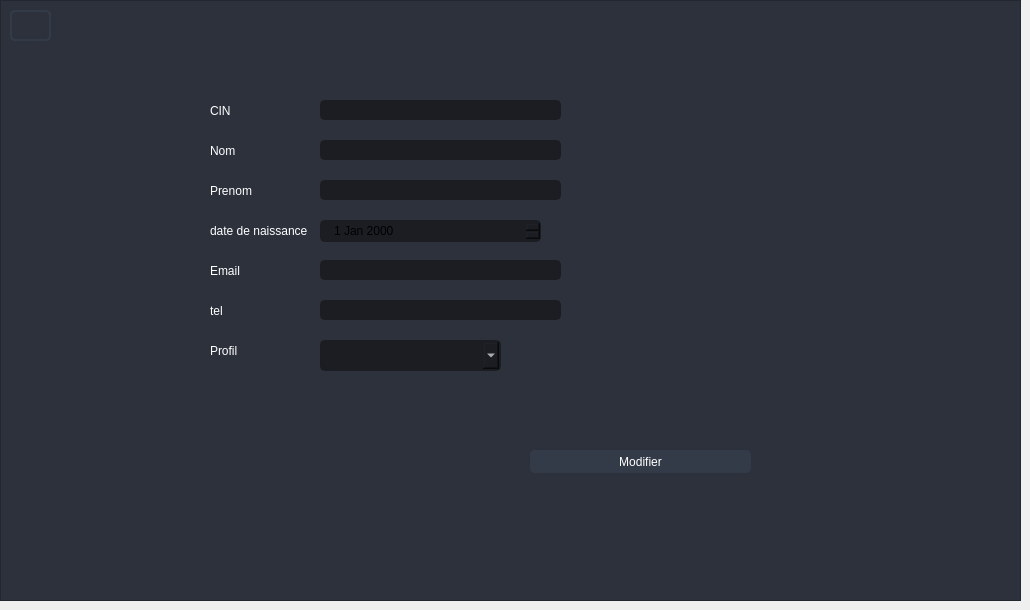
                    <widget class="QWidget" name="tab_3">
                     <attribute name="title">
                      <string>Modifier agent</string>
                     </attribute>
                     <widget class="QFrame" name="frame_6">
                      <property name="geometry">
                       <rect>
                        <x>0</x>
                        <y>0</y>
                        <width>1021</width>
                        <height>601</height>
                       </rect>
                      </property>
                      <property name="styleSheet">
                       <string notr="true">background-color: rgb(44, 49, 60);</string>
                      </property>
                      <property name="frameShape">
                       <enum>QFrame::StyledPanel</enum>
                      </property>
                      <property name="frameShadow">
                       <enum>QFrame::Raised</enum>
                      </property>
                      <widget class="QLabel" name="label_19">
                       <property name="geometry">
                        <rect>
                         <x>210</x>
                         <y>140</y>
                         <width>101</width>
                         <height>21</height>
                        </rect>
                       </property>
                       <property name="styleSheet">
                        <string notr="true">color: rgb(255, 255, 255);</string>
                       </property>
                       <property name="text">
                        <string>Nom</string>
                       </property>
                      </widget>
                      <widget class="QLabel" name="label_20">
                       <property name="geometry">
                        <rect>
                         <x>210</x>
                         <y>260</y>
                         <width>101</width>
                         <height>21</height>
                        </rect>
                       </property>
                       <property name="styleSheet">
                        <string notr="true">color: rgb(255, 255, 255);</string>
                       </property>
                       <property name="text">
                        <string>Email</string>
                       </property>
                      </widget>
                      <widget class="QComboBox" name="comboBox_2">
                       <property name="geometry">
                        <rect>
                         <x>320</x>
                         <y>340</y>
                         <width>181</width>
                         <height>31</height>
                        </rect>
                       </property>
                       <property name="styleSheet">
                        <string notr="true">QComboBox{
	background-color: rgb(27, 29, 35);
	border-radius: 5px;
	border: 2px solid rgb(27, 29, 35);
	padding: 5px;
	padding-left: 10px;
	color: rgb(255, 255, 255);
	font: 10pt &quot;Segoe UI&quot;;
}
QComboBox:hover{
	border: 2px solid rgb(64, 71, 88);
}
QComboBox QAbstractItemView {
	color: rgb(85, 170, 255);	
	background-color: rgb(27, 29, 35);
	padding: 10px;
	selection-background-color: rgb(39, 44, 54);
}</string>
                       </property>
                      </widget>
                      <widget class="QLineEdit" name="nom_m">
                       <property name="geometry">
                        <rect>
                         <x>320</x>
                         <y>140</y>
                         <width>241</width>
                         <height>20</height>
                        </rect>
                       </property>
                       <property name="styleSheet">
                        <string notr="true">QLineEdit {
	background-color: rgb(27, 29, 35);
	border-radius: 5px;
	border: 2px solid rgb(27, 29, 35);
	padding-left: 10px;
}
QLineEdit:hover {
	border: 2px solid rgb(64, 71, 88);
}
QLineEdit:focus {
	border: 2px solid rgb(91, 101, 124);
}</string>
                       </property>
                      </widget>
                      <widget class="QPushButton" name="pushButton_12">
                       <property name="geometry">
                        <rect>
                         <x>530</x>
                         <y>450</y>
                         <width>221</width>
                         <height>23</height>
                        </rect>
                       </property>
                       <property name="styleSheet">
                        <string notr="true">QPushButton {
	color: rgb(255, 255, 255);
	border: 2px solid rgb(52, 59, 72);
	font: 9pt &quot;Segoe UI&quot;;
	border-radius: 5px;	
	background-color: rgb(52, 59, 72);
}
QPushButton:hover {
	background-color: rgb(57, 65, 80);
	border: 2px solid rgb(61, 70, 86);
	background-image: url(:/16x16/icons/16x16/cil-equalizer.png);
	background-position: right center;
    background-repeat: no-repeat;
}
QPushButton:pressed {	
	background-color: rgb(35, 40, 49);
	border: 2px solid rgb(43, 50, 61);
}</string>
                       </property>
                       <property name="text">
                        <string>Modifier</string>
                       </property>
                      </widget>
                      <widget class="QLineEdit" name="CIN_m">
                       <property name="geometry">
                        <rect>
                         <x>320</x>
                         <y>100</y>
                         <width>241</width>
                         <height>20</height>
                        </rect>
                       </property>
                       <property name="styleSheet">
                        <string notr="true">QLineEdit {
	background-color: rgb(27, 29, 35);
	border-radius: 5px;
	border: 2px solid rgb(27, 29, 35);
	padding-left: 10px;
}
QLineEdit:hover {
	border: 2px solid rgb(64, 71, 88);
}
QLineEdit:focus {
	border: 2px solid rgb(91, 101, 124);
}</string>
                       </property>
                      </widget>
                      <widget class="QLineEdit" name="prenom_m">
                       <property name="geometry">
                        <rect>
                         <x>320</x>
                         <y>180</y>
                         <width>241</width>
                         <height>20</height>
                        </rect>
                       </property>
                       <property name="styleSheet">
                        <string notr="true">QLineEdit {
	background-color: rgb(27, 29, 35);
	border-radius: 5px;
	border: 2px solid rgb(27, 29, 35);
	padding-left: 10px;
}
QLineEdit:hover {
	border: 2px solid rgb(64, 71, 88);
}
QLineEdit:focus {
	border: 2px solid rgb(91, 101, 124);
}</string>
                       </property>
                      </widget>
                      <widget class="QLabel" name="label_21">
                       <property name="geometry">
                        <rect>
                         <x>210</x>
                         <y>300</y>
                         <width>101</width>
                         <height>21</height>
                        </rect>
                       </property>
                       <property name="styleSheet">
                        <string notr="true">color: rgb(255, 255, 255);</string>
                       </property>
                       <property name="text">
                        <string>tel</string>
                       </property>
                      </widget>
                      <widget class="QLabel" name="label_22">
                       <property name="geometry">
                        <rect>
                         <x>210</x>
                         <y>220</y>
                         <width>101</width>
                         <height>21</height>
                        </rect>
                       </property>
                       <property name="styleSheet">
                        <string notr="true">color: rgb(255, 255, 255);</string>
                       </property>
                       <property name="text">
                        <string>date de naissance</string>
                       </property>
                      </widget>
                      <widget class="QLineEdit" name="email_m">
                       <property name="geometry">
                        <rect>
                         <x>320</x>
                         <y>260</y>
                         <width>241</width>
                         <height>20</height>
                        </rect>
                       </property>
                       <property name="styleSheet">
                        <string notr="true">QLineEdit {
	background-color: rgb(27, 29, 35);
	border-radius: 5px;
	border: 2px solid rgb(27, 29, 35);
	padding-left: 10px;
}
QLineEdit:hover {
	border: 2px solid rgb(64, 71, 88);
}
QLineEdit:focus {
	border: 2px solid rgb(91, 101, 124);
}</string>
                       </property>
                      </widget>
                      <widget class="QLineEdit" name="tel_m">
                       <property name="geometry">
                        <rect>
                         <x>320</x>
                         <y>300</y>
                         <width>241</width>
                         <height>20</height>
                        </rect>
                       </property>
                       <property name="styleSheet">
                        <string notr="true">QLineEdit {
	background-color: rgb(27, 29, 35);
	border-radius: 5px;
	border: 2px solid rgb(27, 29, 35);
	padding-left: 10px;
}
QLineEdit:hover {
	border: 2px solid rgb(64, 71, 88);
}
QLineEdit:focus {
	border: 2px solid rgb(91, 101, 124);
}</string>
                       </property>
                      </widget>
                      <widget class="QLabel" name="label_23">
                       <property name="geometry">
                        <rect>
                         <x>210</x>
                         <y>180</y>
                         <width>101</width>
                         <height>21</height>
                        </rect>
                       </property>
                       <property name="styleSheet">
                        <string notr="true">color: rgb(255, 255, 255);</string>
                       </property>
                       <property name="text">
                        <string>Prenom</string>
                       </property>
                      </widget>
                      <widget class="QLabel" name="label_24">
                       <property name="geometry">
                        <rect>
                         <x>210</x>
                         <y>100</y>
                         <width>101</width>
                         <height>21</height>
                        </rect>
                       </property>
                       <property name="styleSheet">
                        <string notr="true">color: rgb(255, 255, 255);</string>
                       </property>
                       <property name="text">
                        <string>CIN</string>
                       </property>
                      </widget>
                      <widget class="QLabel" name="label_25">
                       <property name="geometry">
                        <rect>
                         <x>210</x>
                         <y>340</y>
                         <width>101</width>
                         <height>21</height>
                        </rect>
                       </property>
                       <property name="styleSheet">
                        <string notr="true">color: rgb(255, 255, 255);</string>
                       </property>
                       <property name="text">
                        <string>Profil</string>
                       </property>
                      </widget>
                      <widget class="QDateEdit" name="date_m">
                       <property name="geometry">
                        <rect>
                         <x>320</x>
                         <y>220</y>
                         <width>221</width>
                         <height>22</height>
                        </rect>
                       </property>
                       <property name="styleSheet">
                        <string notr="true">QDateEdit {
	background-color: rgb(27, 29, 35);
	border-radius: 5px;
	border: 2px solid rgb(27, 29, 35);
	padding-left: 10px;
}
QDateEdit:hover {
	border: 2px solid rgb(64, 71, 88);
}
QDateEdit:focus {
	border: 2px solid rgb(91, 101, 124);
}</string>
                       </property>
                      </widget>
                      <widget class="QLabel" name="m1">
                       <property name="geometry">
                        <rect>
                         <x>570</x>
                         <y>100</y>
                         <width>21</width>
                         <height>21</height>
                        </rect>
                       </property>
                       <property name="text">
                        <string/>
                       </property>
                      </widget>
                      <widget class="QLabel" name="m2">
                       <property name="geometry">
                        <rect>
                         <x>570</x>
                         <y>140</y>
                         <width>21</width>
                         <height>21</height>
                        </rect>
                       </property>
                       <property name="text">
                        <string/>
                       </property>
                      </widget>
                      <widget class="QLabel" name="m3">
                       <property name="geometry">
                        <rect>
                         <x>570</x>
                         <y>180</y>
                         <width>21</width>
                         <height>21</height>
                        </rect>
                       </property>
                       <property name="text">
                        <string/>
                       </property>
                      </widget>
                      <widget class="QLabel" name="m4">
                       <property name="geometry">
                        <rect>
                         <x>560</x>
                         <y>220</y>
                         <width>21</width>
                         <height>21</height>
                        </rect>
                       </property>
                       <property name="text">
                        <string/>
                       </property>
                      </widget>
                      <widget class="QLabel" name="m5">
                       <property name="geometry">
                        <rect>
                         <x>570</x>
                         <y>260</y>
                         <width>21</width>
                         <height>21</height>
                        </rect>
                       </property>
                       <property name="text">
                        <string/>
                       </property>
                      </widget>
                      <widget class="QLabel" name="m6">
                       <property name="geometry">
                        <rect>
                         <x>570</x>
                         <y>300</y>
                         <width>21</width>
                         <height>21</height>
                        </rect>
                       </property>
                       <property name="text">
                        <string/>
                       </property>
                      </widget>
                      <widget class="QPushButton" name="pushButton_16">
                       <property name="geometry">
                        <rect>
                         <x>10</x>
                         <y>10</y>
                         <width>41</width>
                         <height>31</height>
                        </rect>
                       </property>
                       <property name="styleSheet">
                        <string notr="true">QPushButton {
	color: rgb(255, 255, 255);
	border: 2px solid rgb(52, 59, 72);
	font: 9pt &quot;Segoe UI&quot;;
	border-radius: 5px;	
	background-color: rgb(52, 59, 72,0%);
	image: url(:/16x16/icons/16x16/cil-arrow-circle-left.png);
}
QPushButton:hover {
	background-color: rgb(57, 65, 80);
	border: 2px solid rgb(61, 70, 86);
	
}
QPushButton:pressed {	
	background-color: rgb(35, 40, 49);
	border: 2px solid rgb(43, 50, 61);
}</string>
                       </property>
                       <property name="text">
                        <string/>
                       </property>
                      </widget>
                     </widget>
                    </widget>
